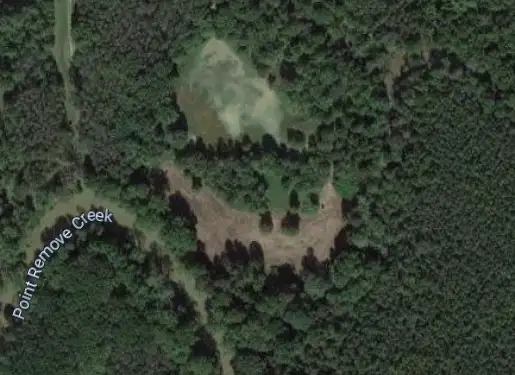
#> input picture Lab_5/image.png, 515 x 375 px
$ python segment.py
#> lines starting #> are read from the running program, lines starting #| are printed output that depends on the picture; after the words box and inside, x2 and y2 are one past the last pixel; in counts of white or black regions, pixels touching at a corner belong together
import cv2
from matplotlib import pyplot as plt


# --------------------------- Сегментація на основі порога OTSU -------------------------------
def Segment_Otsu(img, SaveTo):
    gray = cv2.cvtColor(img, cv2.COLOR_BGR2GRAY)
    ret, thresh = cv2.threshold(gray, 0, 255, cv2.THRESH_BINARY_INV + cv2.THRESH_OTSU)

    plt.imshow(thresh, 'gray')
    plt.axis('off')
    cv2.imwrite(SaveTo, thresh)
    plt.tight_layout()
    plt.show()
    return thresh


def image_processing(image):
    blur = cv2.medianBlur(image, 91)
    edged = cv2.Canny(blur, 100, 250)

    plt.imshow(edged)
    plt.show()

    return edged


def image_contours(image_entrance):
    return cv2.findContours(image_entrance.copy(), cv2.RETR_EXTERNAL, cv2.CHAIN_APPROX_SIMPLE)[0]


def image_recognition(image_entrance, image_cont, file_name):
    for c in image_cont:
        peri = cv2.arcLength(c, True)
        area = cv2.contourArea(c)
        approx = cv2.approxPolyDP(c, 0.02 * peri, True)
        if area > 200:
            cv2.drawContours(image_entrance, [approx], -1, (0, 255, 0), 4)

    cv2.imwrite(file_name, image_entrance)
    plt.imshow(image_entrance)
    plt.show()

    return


if __name__ == "__main__":
    img = cv2.imread('image.png')
#> img is the input picture: shape (375, 515, 3); mean B, G, R 50.6, 63.6, 54.2
    segment = Segment_Otsu(img, 'imgOTSU.jpg')
#> in Segment_Otsu, `ret, thresh = cv2.threshold(gray, 0, 255, cv2.THRESH_BINARY_INV + cv2...`:
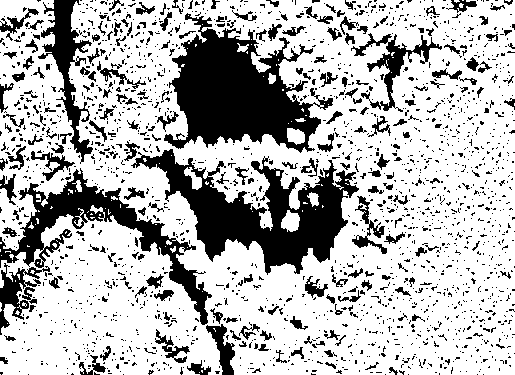
#> thresh: shape (375, 515); 71.9% white; 1973 black regions (1759 under 20 px), largest, box (x1, y1, x2, y2) and area: (164, 13, 333, 153) 11744, (131, 149, 359, 275) 10772, (0, 168, 212, 325) 6256
#> in Segment_Otsu, `ret, thresh = cv2.threshold(gray, 0, 255, cv2.THRESH_BINARY_INV + cv2...`: ret = 68

    image_exit = image_processing(segment)
#> in image_processing, `blur = cv2.medianBlur(image, 91)`:
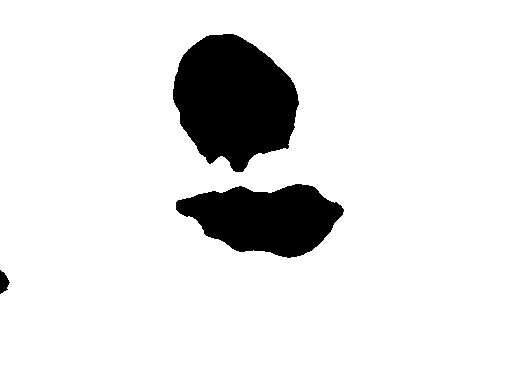
#> blur: shape (375, 515); 89.3% white; 3 black regions, box (x1, y1, x2, y2) and area: (173, 34, 299, 172) 12354, (176, 184, 344, 258) 8243, (0, 270, 10, 294) 151
#> in image_processing, `edged = cv2.Canny(blur, 100, 250)`:
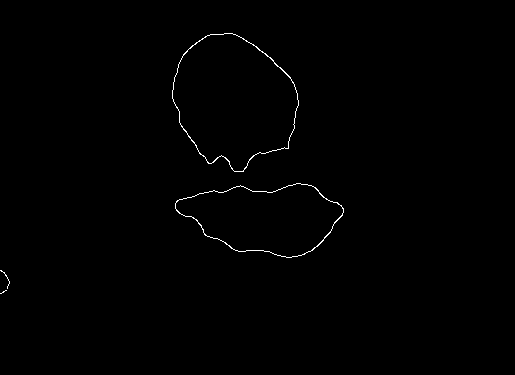
#> edged: shape (375, 515); 0.47% white in thin lines or dots, all inside (x1, y1, x2, y2) = (0, 33, 344, 294)
    image_cont = image_contours(image_exit)
#> image_cont = 4 contours, 2 with area under 20; largest, box (x1, y1, x2, y2) and area: (172, 33, 299, 172) 12394, (175, 183, 344, 258) 8276

    image_recognition(img, image_cont, "image_recognition_1.jpg")
#> the loop in image_recognition, `for c in image_cont:` made 4 passes
#> (peri, area) on passes 3 to 4: (421.4, 8276.5), (449.8, 12394.5)
#> after the loop in image_recognition, `for c in image_cont:`:
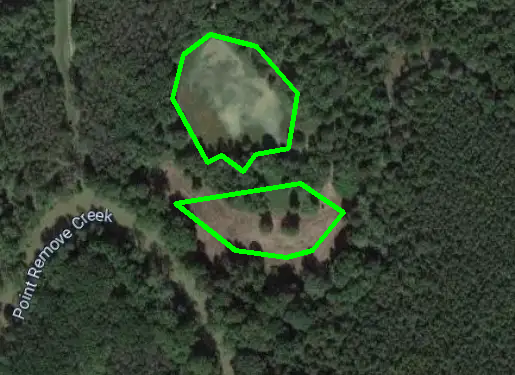
#> image_entrance: shape (375, 515, 3); mean B, G, R 49.4, 67.3, 52.9
